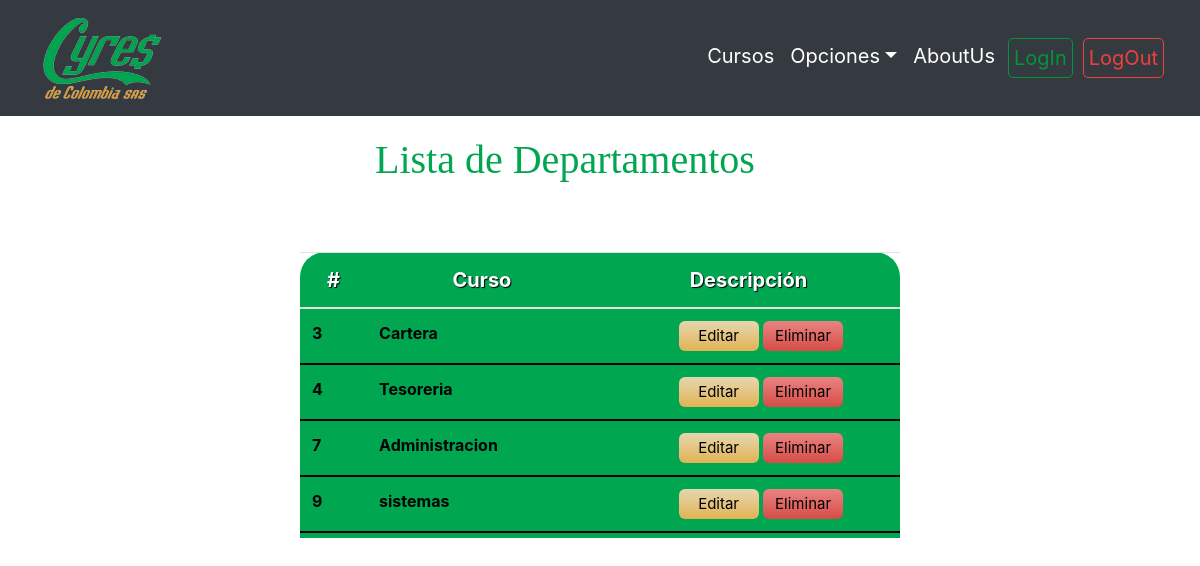
The page /homedpto/ on the database as committed earlier.
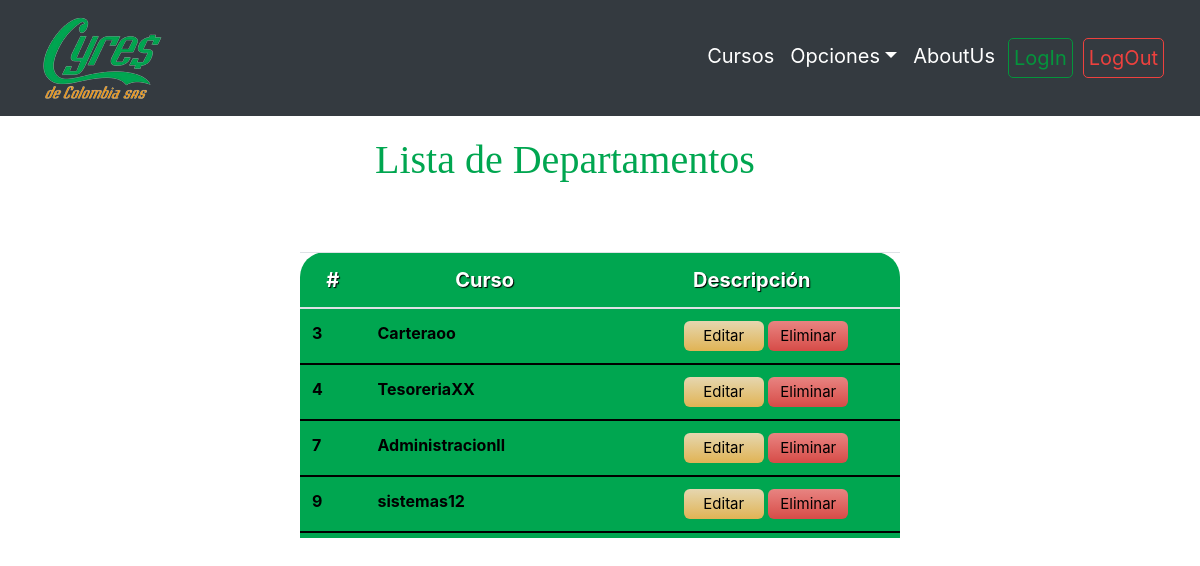
The same page on the database as committed later.
### contenido/models.py (models this page shows, shortened)
class Dpto(models.Model):
    nombreDpto=models.CharField(max_length=100)

### contenido/views.py (the view)
# urls.py: path('homedpto/', views.homedpto,name="homedpto"),
def homedpto(request):
    Dptos=Dpto.objects.all()
    context={'Dptos':Dptos}
    return render(request,'Deptor.html',context)

### contenido/Templates/Deptor.html (shortened to what this page needs)
{% extends 'layout.html' %}
{% load static %}
{% block content %}
<link rel="stylesheet" type="text/css" href=" {% static 'css/home.css' %}">
<link rel="stylesheet" href="https://cdn.jsdelivr.net/npm/bootstrap@4.3.1/dist/css/bootstrap.min.css"
>
<main role="main" class="container">
    <div class="row">
        <div class="col-12">
            <h1>Lista de Departamentos</h1>
            <div class="table-responsive">
                <table class="table " id="tablam">
                    <thead>
                        <tr>
                            <th scope="col">#</th>
                            <th scope="col">Curso</th>
                            <th scope="col">Descripción</th>
                        </tr>
                    </thead>
                    <tbody>
                        {% for dpto in Dptos %}
                        <tr>
                            <th scope="row">{{dpto.id}}</th>
                            <th scope="row">{{dpto.nombreDpto}}</th>
                            <td>
                                <button class="editar" onclick="editarDpto({{dpto.id}},'{{dpto.nombreDpto}}')">Editar</button>
                                <button class="eliminar"><a href="{% url 'eliminarDpto' dpto.id %}">Eliminar</a></button>
                            </td>
                        </tr>
                    </tbody>
                    {% endfor %}
                </table>
            </div>
        </div>
    </div>
</main>
{% endblock %}

Rows that differ between the two databases and show on the page:
changed Dpto id 3: nombreDpto "Cartera" → "Carteraoo"
changed Dpto id 4: nombreDpto "Tesoreria" → "TesoreriaXX"
changed Dpto id 7: nombreDpto "Administracion" → "Administracionll"
changed Dpto id 9: nombreDpto "sistemas" → "sistemas12"
